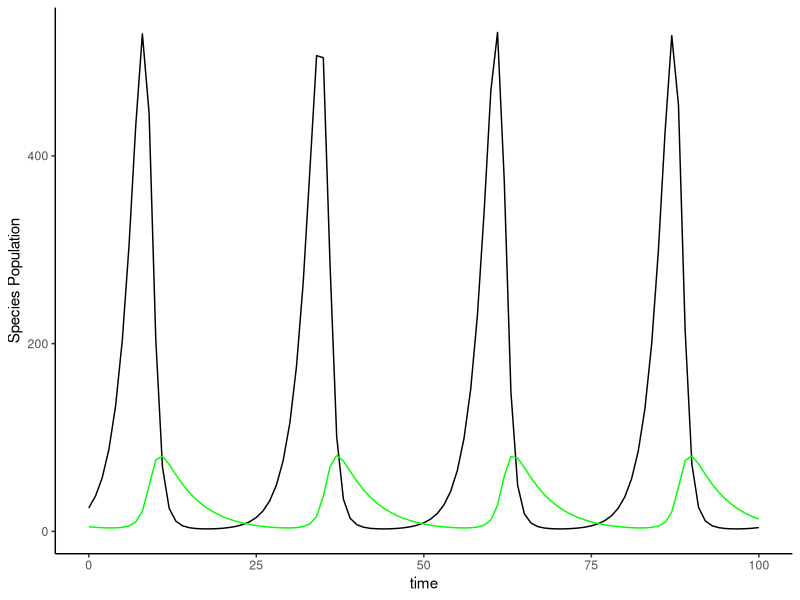
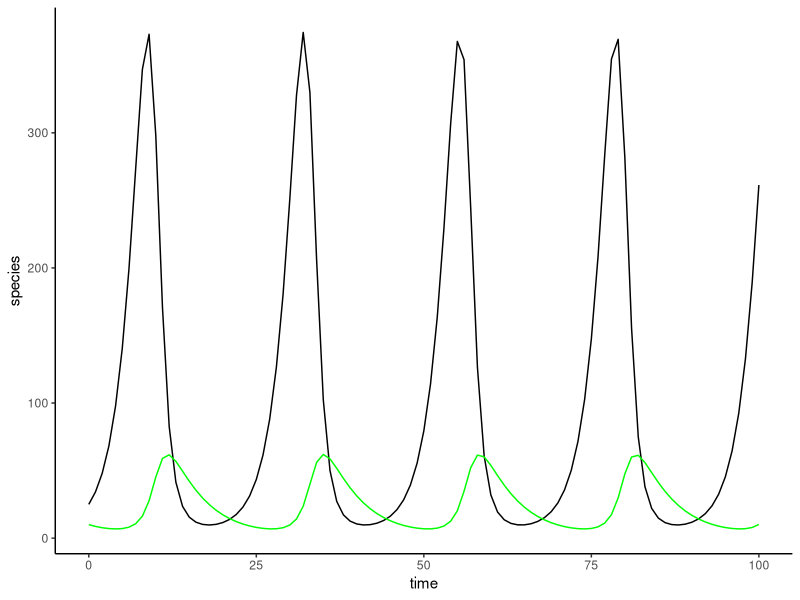
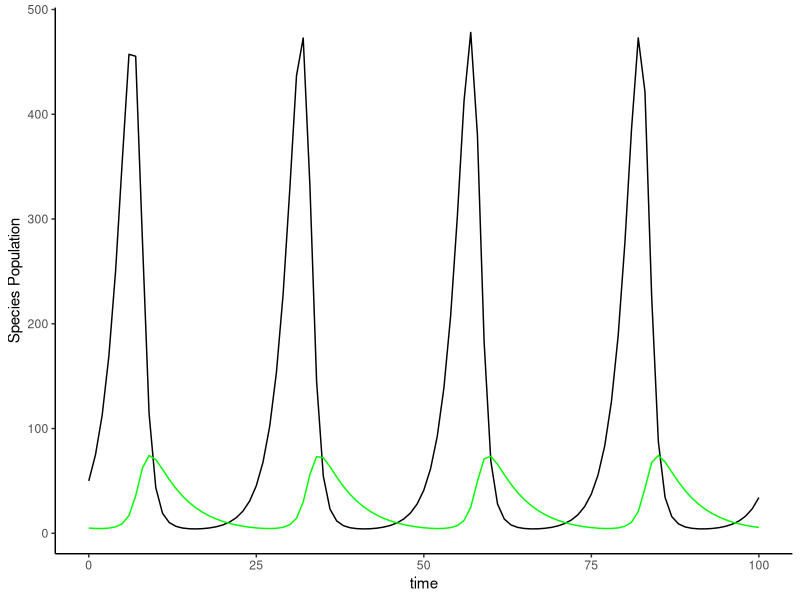

Reproduce these figures in R, in order. (Note: this script raises an error after producing the figures.)
rm(list=ls())

library(deSolve)
library(ggplot2)

#define lotka-volterra competition model simulation
LVCR=function(t,y,p){
  H=y[1]# herbavor population
  P=y[2]# predator population
  
  b=p[1]# prey birth rate
  a=p[2]# predator attack rate
  e=p[3]# conversion efficeiency of prey to predtors
  s=p[4]# predator death rat3
  
  dHdt=b*H-a*P*H
  dPdt=e*a*P*H-s*P
  
  return(list(c(dHdt,dPdt)))
}
#sim 1
times=0:100#timestep 0.1
y0=c(25,5)
# params=c(b,a,e,s)
params=c(0.5,0.02,0.1,0.2)
sim=ode(y=y0,times=times,func=LVCR,parms=params)
out=data.frame(time=sim[,1],herb=sim[,2],pred=sim[,3])

ggplot(out,aes(x=time,y=herb))+
  geom_line()+theme_classic()+
  geom_line(data=out,mapping=aes(x=time,y=pred),color='green')+
  theme_classic()+ylab('Species Population')

#sim2 double predator population
times=0:100#timestep 0.1
y0=c(25,10)
params=c(0.5,0.02,0.1,0.2)
sim=ode(y=y0,times=times,func=LVCR,parms=params)
out=data.frame(time=sim[,1],herb=sim[,2],pred=sim[,3])

ggplot(out,aes(x=time,y=herb))+
  geom_line()+theme_classic()+
  geom_line(data=out,mapping=aes(x=time,y=pred),color='green')+
  theme_classic()+ylab('species')

#sim3 double prey population
times=0:100#timestep 0.1
y0=c(50,5)
params=c(0.5,0.02,0.1,0.2)
sim=ode(y=y0,times=times,func=LVCR,parms=params)
out=data.frame(time=sim[,1],herb=sim[,2],pred=sim[,3])

ggplot(out,aes(x=time,y=herb))+
  geom_line()+theme_classic()+
  geom_line(data=out,mapping=aes(x=time,y=pred),color='green')+
  theme_classic()+ylab('Species Population')


####number 2######
RMmodel=function(t,y,p){
  #state variables
  H=y[1] #herbivore population
  P=y[2] #predator population 
  
  #parameters
  b=p[1] # prey birth rate
  e=p[2] # conversion efficiency
  s=p[3] # predator death rate
  w=p[4] # saturating function
  d=p[5] # handling time
  alpha=p[6] # prey self limitation
  
  # calculate change in state variables with time, given parameter values and current value of state variables
  dHdt=(b*H*(1-alpha*H))-(w*(H/(d+H))*P)
  dPdt=(e*w*(H/(d+H))*P)-s*P
  # return list containing change in state variables with time
  return(list(c(dHdt, dPdt)))
}

# Scenario 1
### Define parameters, initial values for state variables, and time steps
# params=c(b, e, s, w, d, alpha)
params=c(0.8, 0.07, 0.2, 5, 400, 0.001)
# inits=c(H, P)
inits=c(500,120)
# times=sequence of time steps
times=seq(from=1, to=300, by = 1)
### Simulate the model using ode()
modelSim=ode(y=inits,times=times,func=RMmodel,parms=params)
modelDF=melt(data.frame(time=modelSim[,1], H=modelSim[,2], P=modelSim[,3]), id.vars = "time", variable.name = "population", value.name = "density")

a=ggplot(modelDF, aes(x=time, y=density, group=population))+
  geom_line(aes(color=population))+
  theme_classic()+ylab("population density")
a
